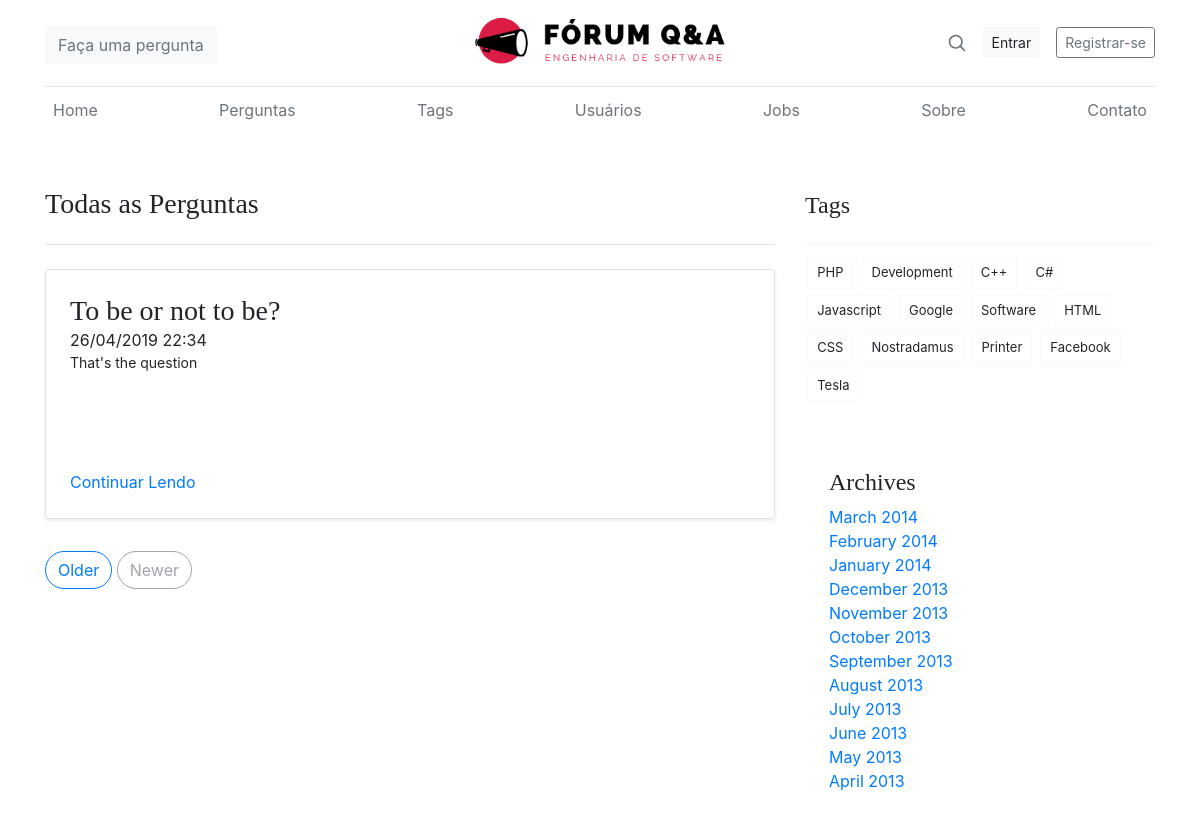
The app's page /all-posts/, older data.
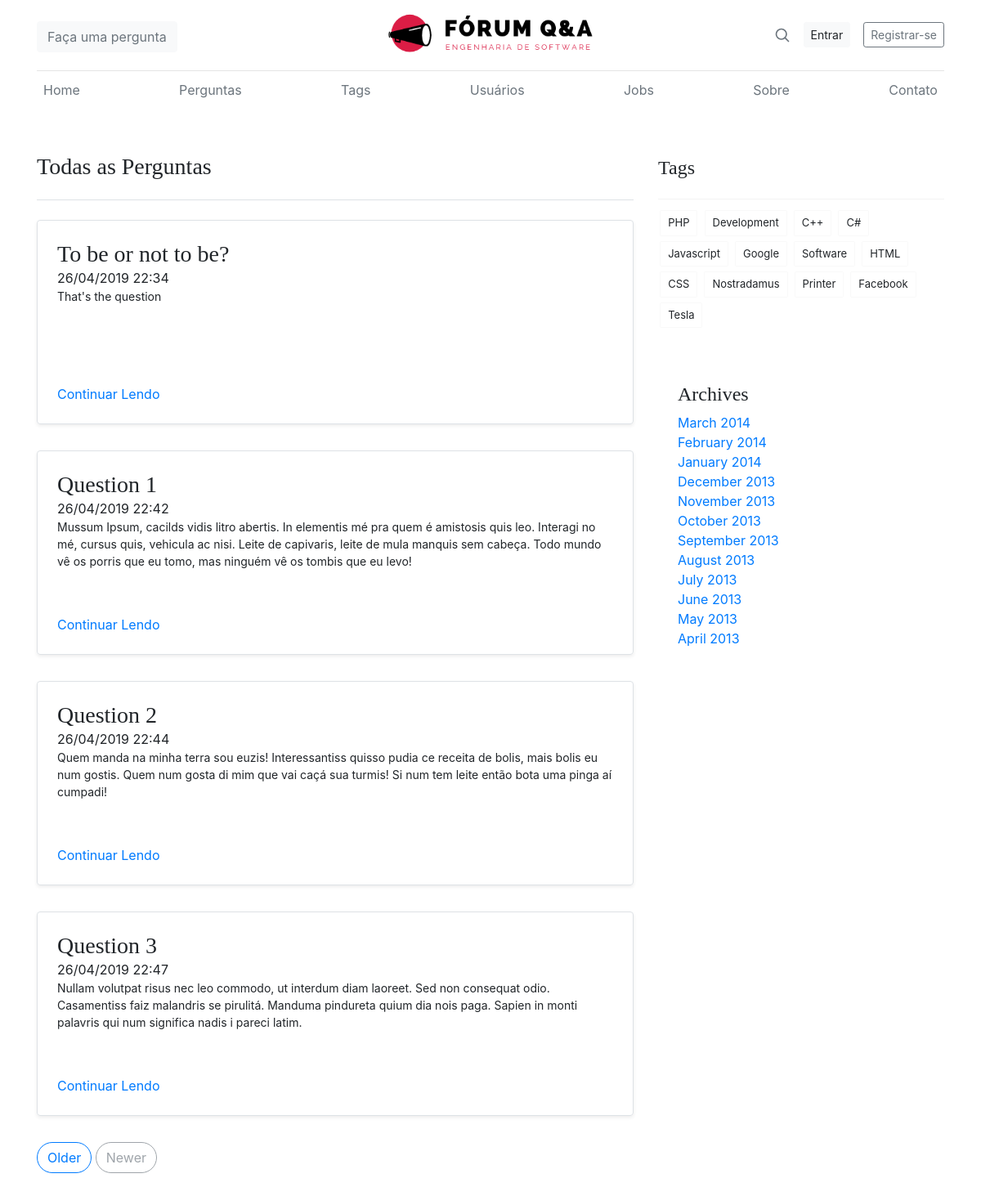
The same page, newer data.
### posts/models.py (models this page shows)
class Question(models.Model):
	title = description = models.CharField(max_length=512)
	description = models.TextField()
	creation_date = models.DateTimeField(auto_now=False, auto_now_add=True)
	last_modification_date = models.DateTimeField(auto_now=True, auto_now_add=False)
	user = models.ForeignKey(User , on_delete=models.CASCADE)

### forum/views.py (the view)
# urls.py: path('all-posts/', views.all_posts , name='all_posts'),
def all_posts(request):
    context = {
        'title': 'Perguntas'
    }
    questions = Question.objects.all()
    context['posts'] = questions
    return render(request, 'forum/posts.html', context)

### forum/templates/forum/posts.html (shortened to what this page needs)
{% extends "forum/base.html" %}
{% load static %}
{% block content %}
<div class='container'>
    {%  include "forum/header.html" %}
    <div class="row">
        <div class="col-md-8 blog-main mt-5">
            <h3 class="pb-4 mb-4 border-bottom">
                Todas as Perguntas
            </h3>
            {% for post in posts %}
            <div class="row mb-2">
                <div class="col-md-12">
                    <div
                        class="row no-gutters border rounded overflow-hidden flex-md-row mb-4 shadow-sm h-md-250 position-relative">
                        <div class="col p-4 d-flex flex-column position-static">
                            <h3 class="mb-0">{{ post.title }}</h3>
                            <time class="post__header-time">{{post.creation_date|date:"d/m/Y H:i"}}</time>
                            <p class="card-text mb-auto">{{ post.description }}</p>
                            <a href="../post/{{post.id}}" class="stretched-link">Continuar Lendo</a>
                        </div>
                    </div>
                </div>
            </div>
            {% endfor %}
            <nav class="blog-pagination">
                <a class="btn btn-outline-primary" href="#">Older</a>
                <a class="btn btn-outline-secondary disabled" href="#" tabindex="-1" aria-disabled="true">Newer</a>
            </nav>
        </div>
        <aside class="col-md-4 blog-sidebar mt-5">
                <div class="widget">
                        <header class="widget__header mt-1 pb-3">
                            <h4>Tags</h4>
                        </header>
                        <div class="widget__tags">
                            <a class="tag">PHP</a>
                            <a class="tag">Development</a>
                            <a class="tag">C++</a>
                            <a class="tag">C#</a>
                            <a class="tag">Javascript</a>
                            <a class="tag">Google</a>
                            <a class="tag">Software</a>
                            <a class="tag">HTML</a>
                            <a class="tag">CSS</a>
                            <a class="tag">Nostradamus</a>
                            <a class="tag">Printer</a>
                            <a class="tag">Facebook</a>
                            <a class="tag">Tesla</a>
                        </div>
                    </div>
                <div class="p-4">
                  <h4>Archives</h4>
                  <ol class="list-unstyled mb-0">
                    <li><a href="#">March 2014</a></li>
                    <li><a href="#">February 2014</a></li>
                    <li><a href="#">January 2014</a></li>
                    <li><a href="#">December 2013</a></li>
                    <li><a href="#">November 2013</a></li>
                    <li><a href="#">October 2013</a></li>
                    <li><a href="#">September 2013</a></li>
                    <li><a href="#">August 2013</a></li>
                    <li><a href="#">July 2013</a></li>
                    <li><a href="#">June 2013</a></li>
                    <li><a href="#">May 2013</a></li>
                    <li><a href="#">April 2013</a></li>
                  </ol>
                </div>
              </aside>
    </div>
</div>
{% endblock %}

Row changes from the older to the newer data that the page shows:
added Question: title "Question 1", creation_date "26/04/2019 22:42", description "Mussum Ipsum, cacilds vidis litro abertis. In elementis mé pra quem é amistosis quis leo. Interagi no mé, cursus quis, vehicula ac nisi. Leite de capivaris, leite de mula manquis sem cabeça. Todo mundo vê os porris que eu tomo, mas ninguém vê os tombis que eu levo!"
added Question: title "Question 2", creation_date "26/04/2019 22:44", description "Quem manda na minha terra sou euzis! Interessantiss quisso pudia ce receita de bolis, mais bolis eu num gostis. Quem num gosta di mim que vai caçá sua turmis! Si num tem leite então bota uma pinga aí cumpadi!"
added Question: title "Question 3", creation_date "26/04/2019 22:47", description "Nullam volutpat risus nec leo commodo, ut interdum diam laoreet. Sed non consequat odio. Casamentiss faiz malandris se pirulitá. Manduma pindureta quium dia nois paga. Sapien in monti palavris qui num significa nadis i pareci latim."
